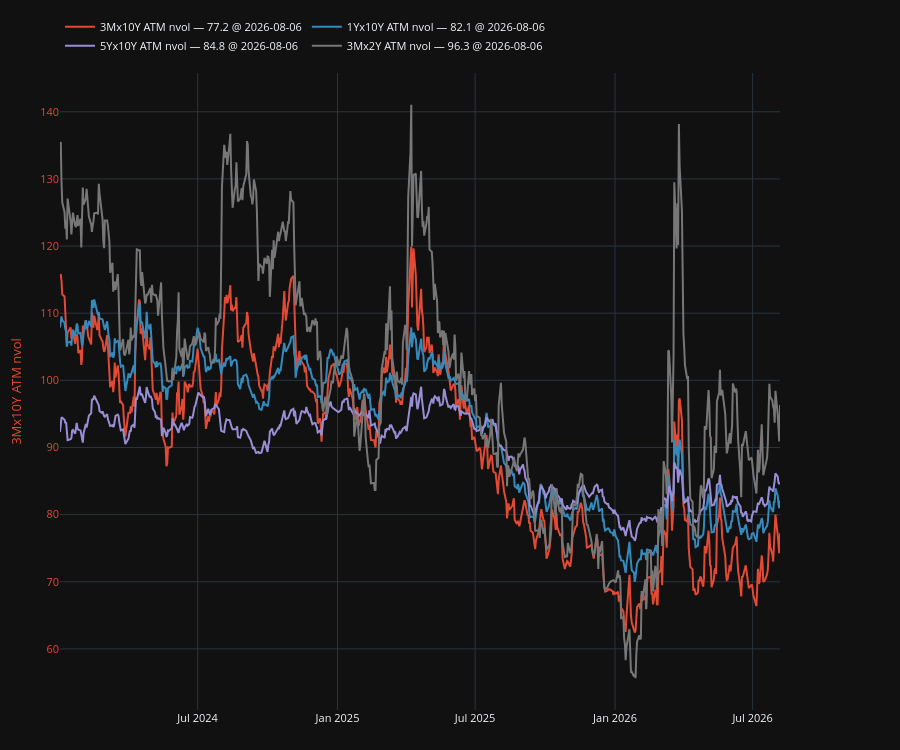

The code cell stored with this chart in its notebook:
### Code cell
plot, fig, ax, ax2, legend = make_secondary_axis_plot(engine="plotly")
for col in atm.columns:
    plot(atm[col], which="left")
legend(valfmt="{:.1f}", show_date=True)

### Figure 1 — Plotly figure (JSON) as saved in the notebook; plotly's stock layout.template omitted (floating-point values rounded to 4 significant figures; data arrays with more than 128 entries replaced by an {"elided": "..."} marker saying what was removed)
{"data": [{"line": {"color": "#E24A33"}, "mode": "lines", "name": "3Mx10Y ATM nvol — 77.2 @ 2026-08-06", "showlegend": true, "type": "scatter", "x": {"elided": "649 str values"}, "y": {"elided": "649 float values"}, "yaxis": "y"}, {"line": {"color": "#348ABD"}, "mode": "lines", "name": "1Yx10Y ATM nvol — 82.1 @ 2026-08-06", "showlegend": true, "type": "scatter", "x": {"elided": "649 str values"}, "y": {"elided": "649 float values"}, "yaxis": "y"}, {"line": {"color": "#988ED5"}, "mode": "lines", "name": "5Yx10Y ATM nvol — 84.8 @ 2026-08-06", "showlegend": true, "type": "scatter", "x": {"elided": "649 str values"}, "y": {"elided": "649 float values"}, "yaxis": "y"}, {"line": {"color": "#777777"}, "mode": "lines", "name": "3Mx2Y ATM nvol — 96.3 @ 2026-08-06", "showlegend": true, "type": "scatter", "x": {"elided": "649 str values"}, "y": {"elided": "649 float values"}, "yaxis": "y"}], "layout": {"font": {"size": 11}, "height": 750, "legend": {"orientation": "h", "x": 0, "xanchor": "left", "y": 1.02, "yanchor": "bottom"}, "margin": {"b": 40, "l": 60, "r": 120, "t": 60}, "newshape": {"line": {"color": "red"}}, "title": {}, "xaxis": {"showgrid": true, "showspikes": true, "spikecolor": "white", "spikemode": "across", "spikesnap": "cursor"}, "yaxis": {"showgrid": true, "showspikes": true, "spikecolor": "white", "spikesnap": "cursor", "spikethickness": 0.5, "tickfont": {"color": "#E24A33"}, "title": {"font": {"color": "#E24A33"}, "text": "3Mx10Y ATM nvol"}}}}
